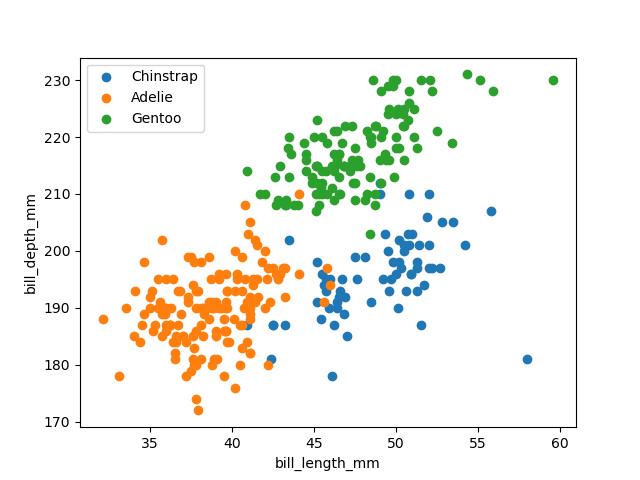

Write the Python code that produced this figure.
import matplotlib.pyplot as plt


x_label = "bill_length_mm"
y_label = "bill_depth_mm"
z_label = "species"
species = set([d[z_label] for d in data])
colormap = {s: ['tab:blue', 'tab:orange', 'tab:green'][i] for i,s in enumerate(species)}

for d in data:
    if d[x_label] == "NA" or d[y_label] == "NA":
        continue

    color = colormap[d[z_label]]
    plt.scatter(float(d[x_label]), float(d[y_label]), color=color)

plt.xlabel(x_label)
plt.ylabel(y_label)


X, Y, Z = process(data)

for s in species:
  X_subset=[x_sub for x_sub,z_sub in zip(X,Z) if z_sub==s]
  Y_subset=[y_sub for y_sub,z_sub in zip(Y,Z) if z_sub==s]

  # another way that does the same thing as 2 lines above
  X_subset = [d for i, d in enumerate(X) if s == Z[i]]
  Y_subset = [d for i, d in enumerate(Y) if s == Z[i]]

  plt.scatter(X_subset, Y_subset, label=s)

plt.legend()
plt.show()
